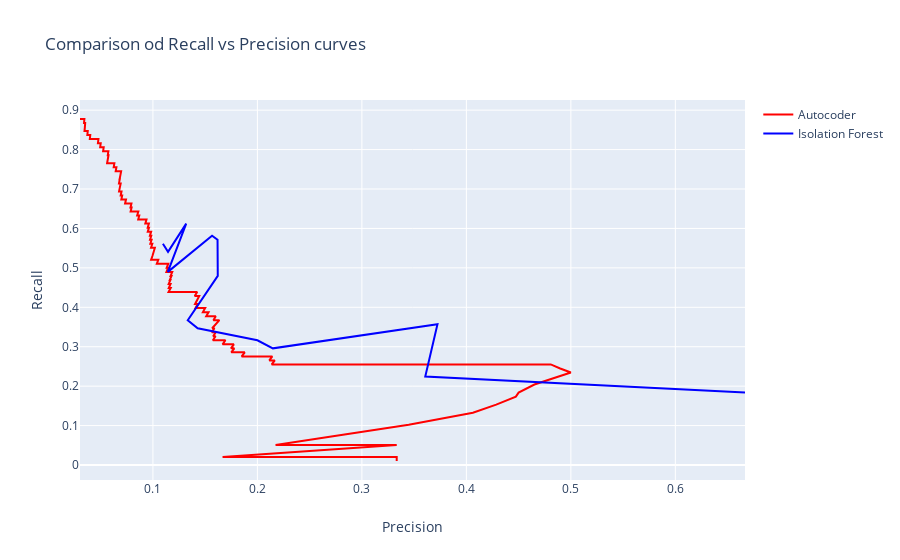

Notebook source saved alongside this figure:
### Markdown cell above
DNN model managed to find over 85% of all frauds with precision around 3%, which is quite good for a class beeing represented by only 0,17% samples.

### Code cell
trace1=go.Scatter(
        y=df_pr.recall,
        x=df_pr.precision,
        mode='lines',
        marker=dict(
        color="red",
        size=5,
        opacity=0.5
        ),
        name="Autocoder"
    )

trace2=go.Scatter(
        y=np.asarray(IF_rec),
        x=np.asarray(IF_prec),
        mode='lines',
        marker=dict(
        color="blue",
        size=10,
        opacity=0.5
        ),
        name="Isolation Forest"
    )







    
data=[trace1,trace2]
figure=go.Figure(
    data=data,
    layout=go.Layout(
        title="Comparison od Recall vs Precision curves",
        yaxis=dict(title="Recall"),
        xaxis=dict(title="Precision")

    
    ))
iplot(figure)

### Figure 1 — Plotly figure (JSON) as saved in the notebook; plotly's stock layout.template omitted (floating-point values rounded to 4 significant figures; data arrays with more than 128 entries replaced by an {"elided": "..."} marker saying what was removed)
{"data": [{"marker": {"color": "red", "opacity": 0.5, "size": 5}, "mode": "lines", "name": "Autocoder", "type": "scatter", "x": {"elided": "999 float values"}, "y": {"elided": "999 float values"}}, {"marker": {"color": "blue", "opacity": 0.5, "size": 10}, "mode": "lines", "name": "Isolation Forest", "type": "scatter", "x": [0.6667, 0.3607, 0.3723, 0.2148, 0.2, 0.1642, 0.1429, 0.1333, 0.1621, 0.1618, 0.1566, 0.1143, 0.1319, 0.1145, 0.1096], "y": [0.1837, 0.2245, 0.3571, 0.2959, 0.3163, 0.3367, 0.3469, 0.3673, 0.4796, 0.5714, 0.5816, 0.4898, 0.6122, 0.5408, 0.5612]}], "layout": {"title": {"text": "Comparison od Recall vs Precision curves"}, "xaxis": {"title": {"text": "Precision"}}, "yaxis": {"title": {"text": "Recall"}}}}
